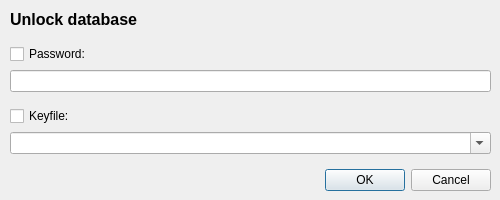
<?xml version="1.0" encoding="UTF-8"?>
<ui version="4.0">
 <class>Dialog</class>
 <widget class="QDialog" name="Dialog">
  <property name="geometry">
   <rect>
    <x>0</x>
    <y>0</y>
    <width>500</width>
    <height>200</height>
   </rect>
  </property>
  <property name="windowTitle">
   <string>Dialog</string>
  </property>
  <widget class="QWidget" name="verticalLayoutWidget">
   <property name="geometry">
    <rect>
     <x>10</x>
     <y>10</y>
     <width>481</width>
     <height>181</height>
    </rect>
   </property>
   <layout class="QVBoxLayout" name="verticalLayout">
    <item>
     <widget class="QLabel" name="label">
      <property name="text">
       <string>&lt;html&gt;&lt;head/&gt;&lt;body&gt;&lt;p&gt;&lt;span style=&quot; font-size:12pt; font-weight:600;&quot;&gt;Unlock database&lt;/span&gt;&lt;/p&gt;&lt;/body&gt;&lt;/html&gt;</string>
      </property>
     </widget>
    </item>
    <item>
     <spacer name="verticalSpacer">
      <property name="orientation">
       <enum>Qt::Vertical</enum>
      </property>
      <property name="sizeHint" stdset="0">
       <size>
        <width>20</width>
        <height>40</height>
       </size>
      </property>
     </spacer>
    </item>
    <item>
     <widget class="QCheckBox" name="checkPassword">
      <property name="text">
       <string>Password:</string>
      </property>
     </widget>
    </item>
    <item>
     <widget class="PasswordEdit" name="editPassword">
      <property name="echoMode">
       <enum>QLineEdit::Password</enum>
      </property>
     </widget>
    </item>
    <item>
     <spacer name="verticalSpacer_2">
      <property name="orientation">
       <enum>Qt::Vertical</enum>
      </property>
      <property name="sizeHint" stdset="0">
       <size>
        <width>20</width>
        <height>40</height>
       </size>
      </property>
     </spacer>
    </item>
    <item>
     <widget class="QCheckBox" name="checkKeyFile">
      <property name="text">
       <string>Keyfile:</string>
      </property>
     </widget>
    </item>
    <item>
     <widget class="QComboBox" name="comboKeyFile">
      <property name="enabled">
       <bool>true</bool>
      </property>
      <property name="sizePolicy">
       <sizepolicy hsizetype="Expanding" vsizetype="Fixed">
        <horstretch>0</horstretch>
        <verstretch>0</verstretch>
       </sizepolicy>
      </property>
      <property name="editable">
       <bool>true</bool>
      </property>
     </widget>
    </item>
    <item>
     <spacer name="verticalSpacer_3">
      <property name="orientation">
       <enum>Qt::Vertical</enum>
      </property>
      <property name="sizeHint" stdset="0">
       <size>
        <width>20</width>
        <height>40</height>
       </size>
      </property>
     </spacer>
    </item>
    <item>
     <widget class="QDialogButtonBox" name="buttonBox">
      <property name="standardButtons">
       <set>QDialogButtonBox::Cancel|QDialogButtonBox::Ok</set>
      </property>
     </widget>
    </item>
   </layout>
  </widget>
 </widget>
 <customwidgets>
  <customwidget>
   <class>PasswordEdit</class>
   <extends>QLineEdit</extends>
   <header>gui/PasswordEdit.h</header>
  </customwidget>
 </customwidgets>
 <resources/>
 <connections/>
</ui>
